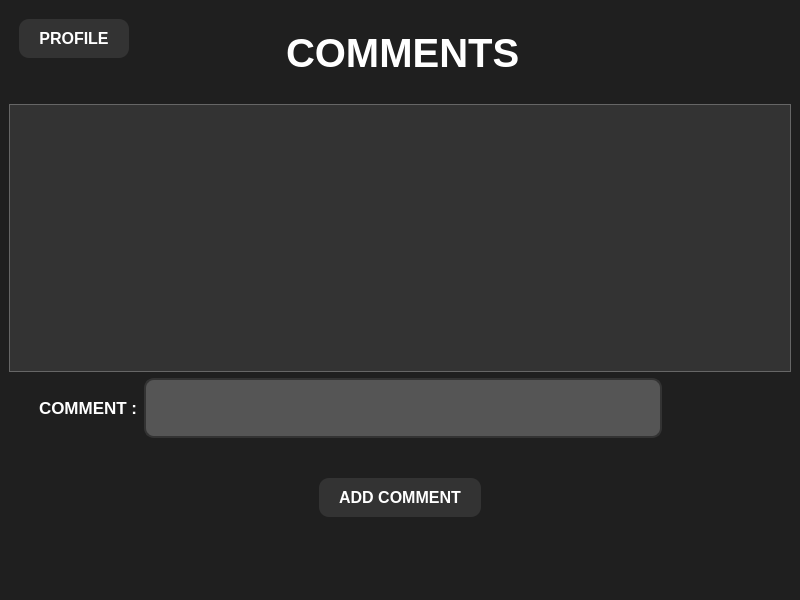
<?xml version="1.0" encoding="UTF-8"?>
<ui version="4.0">
 <class>CommentsWindow</class>
 <widget class="QMainWindow" name="CommentsWindow">
  <property name="geometry">
   <rect>
    <x>0</x>
    <y>0</y>
    <width>800</width>
    <height>600</height>
   </rect>
  </property>
  <property name="windowTitle">
   <string>MainWindow</string>
  </property>
  <property name="styleSheet">
   <string notr="true">background-color: rgb(31, 31, 31);</string>
  </property>
  <widget class="QWidget" name="centralwidget">
   <layout class="QVBoxLayout" name="verticalLayout" stretch="2,10,0">
    <item>
     <layout class="QVBoxLayout" name="verticalLayout_3">
      <item>
       <layout class="QHBoxLayout" name="horizontalLayout" stretch="2,5,2">
        <item>
         <layout class="QHBoxLayout" name="horizontalLayout_3">
          <item alignment="Qt::AlignLeft|Qt::AlignTop">
           <widget class="QPushButton" name="pushButton_Profile">
            <property name="styleSheet">
             <string notr="true">QPushButton {
    border: none;
    border-radius: 10px;
    background-color: #333333;
    color: white;
    padding: 10px 20px;
	margin-top:10px;
	margin-left:10px;
    font-size: 16px;
    font-weight: bold;
    text-transform: uppercase;
    outline: none;
}

QPushButton:hover {
    background-color: #555555;
}</string>
            </property>
            <property name="text">
             <string>PROFILE</string>
            </property>
           </widget>
          </item>
         </layout>
        </item>
        <item>
         <layout class="QHBoxLayout" name="horizontalLayout_4">
          <item alignment="Qt::AlignHCenter|Qt::AlignVCenter">
           <widget class="QLabel" name="label">
            <property name="font">
             <font>
              <pointsize>30</pointsize>
              <bold>true</bold>
             </font>
            </property>
            <property name="styleSheet">
             <string notr="true">color: rgb(255, 255, 255);</string>
            </property>
            <property name="text">
             <string>COMMENTS</string>
            </property>
           </widget>
          </item>
         </layout>
        </item>
        <item>
         <layout class="QHBoxLayout" name="horizontalLayout_2">
          <item>
           <spacer name="horizontalSpacer_4">
            <property name="orientation">
             <enum>Qt::Horizontal</enum>
            </property>
            <property name="sizeHint" stdset="0">
             <size>
              <width>40</width>
              <height>20</height>
             </size>
            </property>
           </spacer>
          </item>
         </layout>
        </item>
       </layout>
      </item>
     </layout>
    </item>
    <item>
     <layout class="QVBoxLayout" name="verticalLayout_2" stretch="5,2,2">
      <item>
       <layout class="QVBoxLayout" name="verticalLayout_6">
        <item>
         <widget class="QListWidget" name="listWidget">
          <property name="font">
           <font>
            <family>Arial</family>
            <pointsize>-1</pointsize>
            <bold>true</bold>
           </font>
          </property>
          <property name="styleSheet">
           <string notr="true">QListWidget {
    background-color: #333333;
    border: 1px solid #666666;
    color: #CCCCCC;
    font-family: Arial;
    font-size: 12px;
}

QListWidget::item {
    background-color: #444444;
    padding: 8px;
}

QListWidget::item:hover {
    background-color: #555555;
}

QListWidget::item:selected {
    background-color: #007ACC;
    color: #FFFFFF;
}

QListWidget::item:selected:!active {
    background-color: #007ACC;
    color: #FFFFFF;
}

QListWidget::item:selected:active {
    background-color: #005C99;
}
</string>
          </property>
          <property name="isWrapping" stdset="0">
           <bool>false</bool>
          </property>
          <property name="layoutMode">
           <enum>QListView::Batched</enum>
          </property>
          <property name="batchSize">
           <number>100</number>
          </property>
         </widget>
        </item>
       </layout>
      </item>
      <item>
       <layout class="QVBoxLayout" name="verticalLayout_8">
        <item>
         <layout class="QHBoxLayout" name="horizontalLayout_9" stretch="2,8,2">
          <item>
           <layout class="QHBoxLayout" name="horizontalLayout_11">
            <item alignment="Qt::AlignRight|Qt::AlignVCenter">
             <widget class="QLabel" name="label_2">
              <property name="font">
               <font>
                <pointsize>13</pointsize>
                <bold>true</bold>
               </font>
              </property>
              <property name="styleSheet">
               <string notr="true">color: rgb(255, 255, 255);</string>
              </property>
              <property name="text">
               <string>COMMENT :</string>
              </property>
             </widget>
            </item>
           </layout>
          </item>
          <item>
           <layout class="QHBoxLayout" name="horizontalLayout_12">
            <item>
             <widget class="QLineEdit" name="lineEdit">
              <property name="styleSheet">
               <string notr="true">QLineEdit {
    border: 2px solid #333333; 
    border-radius: 10px;
    padding: 8px 12px;
    font-size: 16px;
    color: #FFFFFF; 
    background-color: #555555; 
    height: 40px; 
}

QLineEdit:focus {
    border-color: #4CAF50; 
    background-color: #666666; 
}

QLineEdit::placeholder {
    color: #AAAAAA; 
}</string>
              </property>
              <property name="text">
               <string/>
              </property>
             </widget>
            </item>
           </layout>
          </item>
          <item>
           <layout class="QHBoxLayout" name="horizontalLayout_10">
            <item>
             <spacer name="horizontalSpacer_3">
              <property name="orientation">
               <enum>Qt::Horizontal</enum>
              </property>
              <property name="sizeHint" stdset="0">
               <size>
                <width>40</width>
                <height>20</height>
               </size>
              </property>
             </spacer>
            </item>
           </layout>
          </item>
         </layout>
        </item>
       </layout>
      </item>
      <item>
       <layout class="QVBoxLayout" name="verticalLayout_4">
        <item>
         <layout class="QVBoxLayout" name="verticalLayout_5">
          <item>
           <layout class="QHBoxLayout" name="horizontalLayout_5" stretch="3,3,3">
            <item>
             <layout class="QHBoxLayout" name="horizontalLayout_7">
              <item>
               <spacer name="horizontalSpacer">
                <property name="orientation">
                 <enum>Qt::Horizontal</enum>
                </property>
                <property name="sizeHint" stdset="0">
                 <size>
                  <width>40</width>
                  <height>20</height>
                 </size>
                </property>
               </spacer>
              </item>
             </layout>
            </item>
            <item>
             <layout class="QHBoxLayout" name="horizontalLayout_8">
              <item alignment="Qt::AlignHCenter|Qt::AlignVCenter">
               <widget class="QPushButton" name="pushButton_AddComment">
                <property name="styleSheet">
                 <string notr="true">QPushButton {
    border: none;
    border-radius: 10px;
    background-color: #333333;
    color: white;
    padding: 10px 20px;
    font-size: 16px;
    font-weight: bold;
    text-transform: uppercase;
    outline: none;
}

QPushButton:hover {
    background-color: #555555;
}</string>
                </property>
                <property name="text">
                 <string>ADD COMMENT</string>
                </property>
               </widget>
              </item>
             </layout>
            </item>
            <item>
             <layout class="QHBoxLayout" name="horizontalLayout_6">
              <item>
               <spacer name="horizontalSpacer_2">
                <property name="orientation">
                 <enum>Qt::Horizontal</enum>
                </property>
                <property name="sizeHint" stdset="0">
                 <size>
                  <width>40</width>
                  <height>20</height>
                 </size>
                </property>
               </spacer>
              </item>
             </layout>
            </item>
           </layout>
          </item>
         </layout>
        </item>
       </layout>
      </item>
     </layout>
    </item>
    <item>
     <spacer name="verticalSpacer">
      <property name="orientation">
       <enum>Qt::Vertical</enum>
      </property>
      <property name="sizeHint" stdset="0">
       <size>
        <width>20</width>
        <height>40</height>
       </size>
      </property>
     </spacer>
    </item>
   </layout>
  </widget>
 </widget>
 <resources/>
 <connections/>
</ui>
